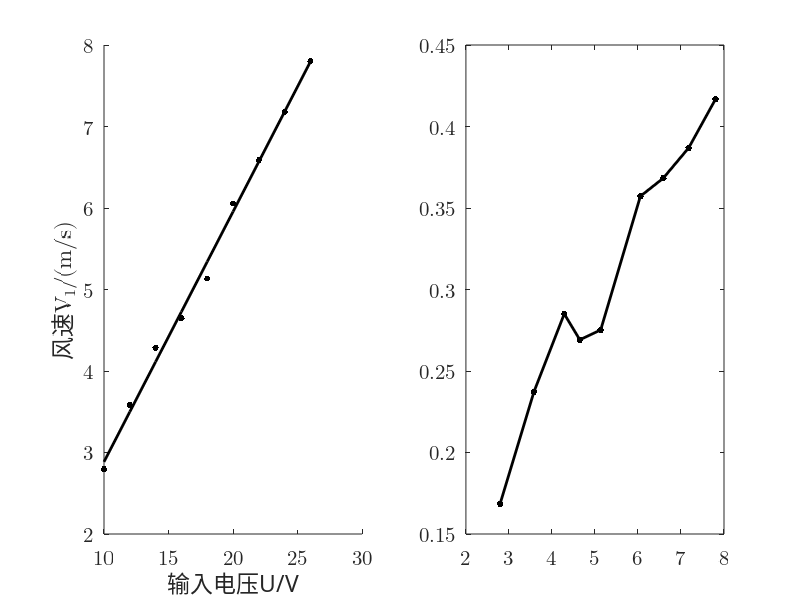

The MATLAB script that drew this image:
u =(10:2:26);
i =[0.065 0.081 0.099 0.117 0.137 0.156 0.177 0.200 0.220];
v1=[2.795 3.582 4.286 4.648 5.133 6.056 6.587 7.180 7.803];
r=0.5*103.84*10^(-3);
s=pi*r*r;
rho=1.185;
p0=u.*i
p1=0.5.*rho.*s.*(v1.^3)
ita=p1./p0

subplot(1, 2, 1);
uv=scatter(u, v1, 200, 'k', '.');
hold on;
set(gca, 'FontName', 'Latin Modern Math', 'FontSize', 15);
xlabel('\fontname{Songti SC}输入电压U/V');
ylabel('风速V_1/(m/s)');

M=[u' ones(9,1)];
k=M\(v1');
v1pre=(M*k)';

plot(u, v1pre, '-k', 'LineWidth', 2);

subplot(1, 2, 2);
plot(v1, ita, '.-k', 'LineWidth', 2, 'MarkerSize', 15);
set(gca, 'FontName', 'Latin Modern Math', 'FontSize', 15);
